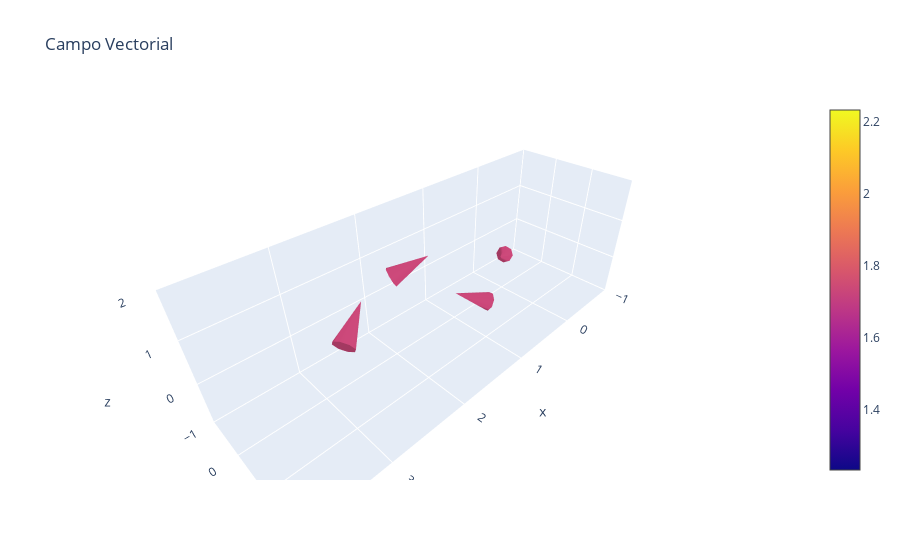

Write notebook code for a chart like this one.
### Code cell
import plotly.graph_objects as go
import numpy as np

# Definir los puntos de inicio del campo vectorial
x = np.array([0, 1, 2, 3])
y = np.array([0, 1, 0, 1])
z = np.array([0, 0, 1, 1])

# Definir los componentes del vector
u = np.array([1, 1, -1, -1])
v = np.array([1, -1, 1, -1])
w = np.array([1, 1, 1, 1])

# Crear la figura
fig = go.Figure()

# Agregar el campo vectorial
fig.add_trace(go.Cone(
    x=x, 
    y=y, 
    z=z, 
    u=u, 
    v=v, 
    w=w, 
    sizeref=0.5,  # Ajusta esto según sea necesario
    anchor="tail"  # Cambiar a "tip" si se desea otro anclaje
))

# Configurar el diseño
fig.update_layout(
    scene=dict(
        xaxis=dict(range=[-1, 4]),
        yaxis=dict(range=[-1, 2]),
        zaxis=dict(range=[-1, 2])
    ),
    title='Campo Vectorial'
)

# Mostrar la figura
fig.show()

### Figure 1 — Plotly figure (JSON) as saved in the notebook; plotly's stock layout.template omitted (floating-point values rounded to 4 significant figures)
{"data": [{"anchor": "tail", "sizeref": 0.5, "type": "cone", "u": [1, 1, -1, -1], "v": [1, -1, 1, -1], "w": [1, 1, 1, 1], "x": [0, 1, 2, 3], "y": [0, 1, 0, 1], "z": [0, 0, 1, 1]}], "layout": {"scene": {"xaxis": {"range": [-1, 4]}, "yaxis": {"range": [-1, 2]}, "zaxis": {"range": [-1, 2]}}, "title": {"text": "Campo Vectorial"}}}
